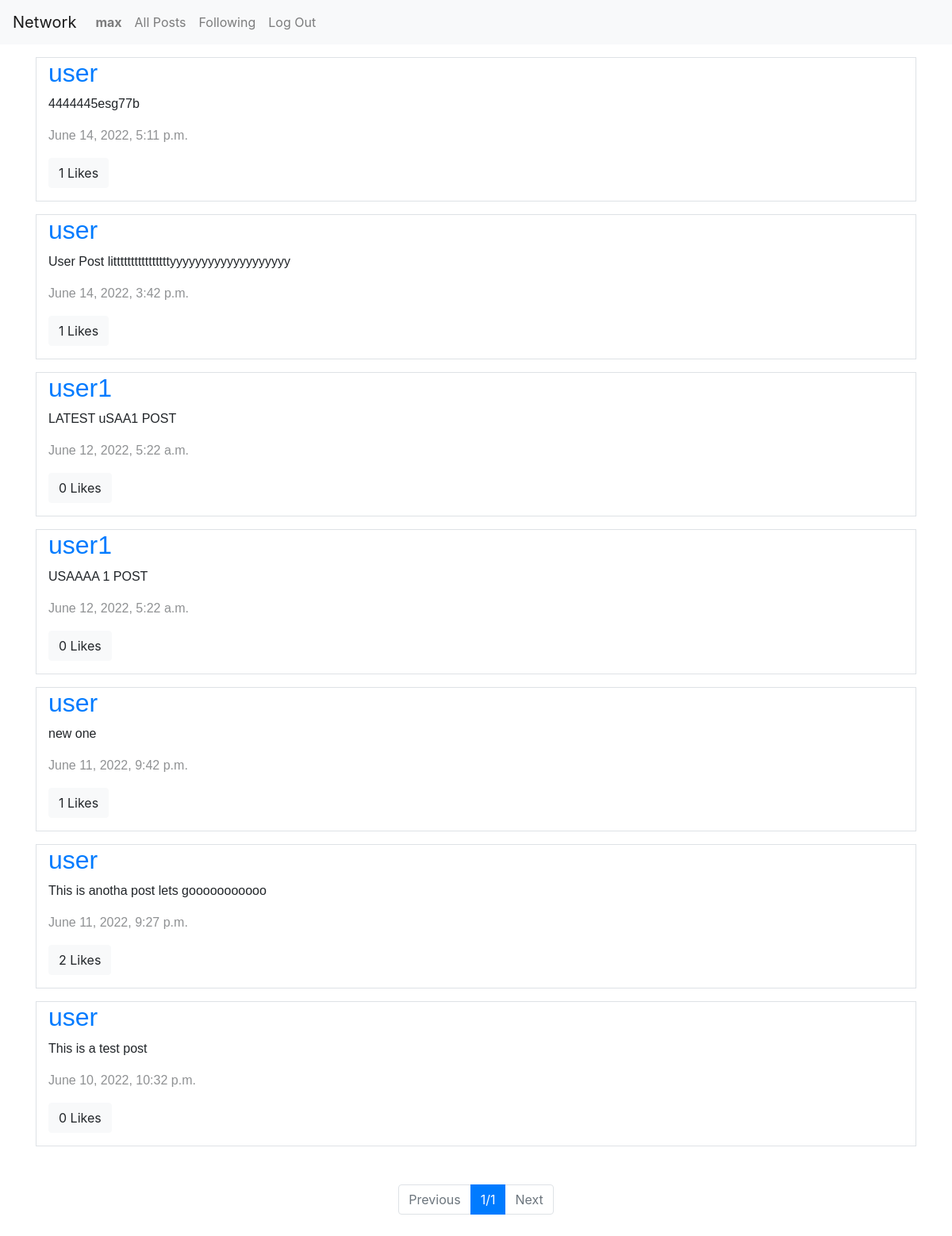
Page /following (signed in) on the earlier database version.
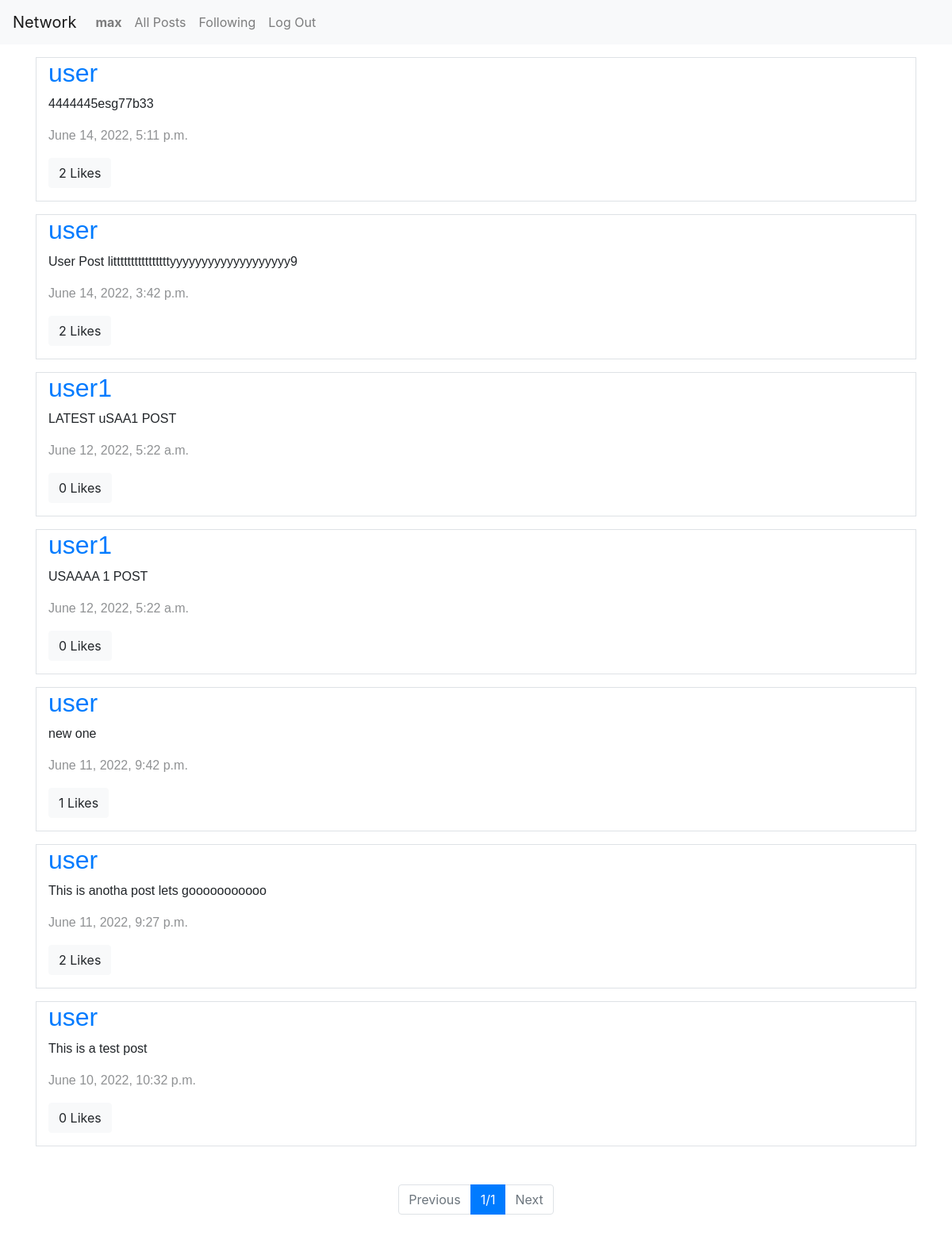
Same page on the later database version.
### network/models.py (models this page shows, shortened)
class Post(models.Model):
    poster = models.ForeignKey(User, on_delete=models.CASCADE, related_name="Posts")
    text = models.CharField(max_length=280)
    timestamp = models.DateTimeField(auto_now_add=True)
    like = models.ManyToManyField(User, related_name="Likes")

class User(AbstractUser):
    pass

### network/views.py (the view)
# urls.py: path("following", views.following, name="following"),
@login_required
def following(request):
    follows = request.user.Follows.all()
    try:
        posts = Post.objects.filter(reduce(or_, [Q(poster=follow.account) for follow in follows]))
        posts = posts.order_by('-timestamp')
        p = Paginator(posts, 10)
        page = request.GET.get('page')
        posts = p.get_page(page)
    except:
        posts = None
    return render(request, "network/following.html", {
        "posts": posts,
    })

### network/templates/network/following.html (shortened to what this page needs)
{% extends "network/layout.html" %}
{% load static %}
{% block body %}
    {% if posts %}
    <div class="container">
        <div class="d-flex flex-column">
            {% for post in posts %}
            <div class="col border mt-3 pb-3">
                <div class="">
                    <h2><a href="{% url 'userpage' post.poster %}">{{ post.poster }}</a></h2>
                </div>
                {% if post.poster == request.user %}
                <div class="" data-postid="{{ post.id }}">
                    <p>{{ post.text }}</p>
                    <p class="timestamp">{{ post.timestamp }}</p>
                </div>
                <button class="postText btn btn-info" data-postid="{{ post.id }}">Edit</button>
                {% else %}
                <div>
                    <p>{{ post.text }}</p>
                    <p class="timestamp">{{ post.timestamp }}</p>
                </div>
                {% endif %}
                {% if request.user in post.like.all %}
                <button class="post btn btn-warning" data-postid="{{ post.id }}">
                    {{ post.like.count }} Likes
                </button>
                {% else %}
                <button class="post btn btn-light" data-postid="{{ post.id }}">
                    {{ post.like.count }} Likes
                </button>
                {% endif %}
            </div>
        {% endfor %}
        </div>
    <nav aria-label="...">
        <ul class="pagination justify-content-center m-5">
            {% if posts.has_previous %}
                <li class="page-item">
                <a class="page-link" href="?page={{ posts.previous_page_number }}"  aria-disabled="true">Previous</a>
            {% else %}
                <li class="page-item disabled">
                <a class="page-link" href="#"  aria-disabled="true">Previous</a>
            {% endif %}
            </li>
            <li class="page-item active"><a class="page-link" href="#">{{ posts.number }}/{{ posts.paginator.num_pages }}</a></li>
            {% if posts.has_next %}
                <li class="page-item">
                <a class="page-link" href="?page={{ posts.next_page_number }}"  aria-disabled="true">Next</a>
            {% else %}
                <li class="page-item disabled">
                <a class="page-link" href="#">Next</a>
            {% endif %}
            </li>
        </ul>
    </nav>
    {% endif %}
{% endblock %}

Differences in the rows shown:
changed Post: text "4444445esg77b" → "4444445esg77b33"; like.count "1" → "2"
changed Post: text "User Post littttttttttttttttyyyyyyyyyyyyyyyyyyy" → "User Post littttttttttttttttyyyyyyyyyyyyyyyyyyy9"; like.count "1" → "2"
